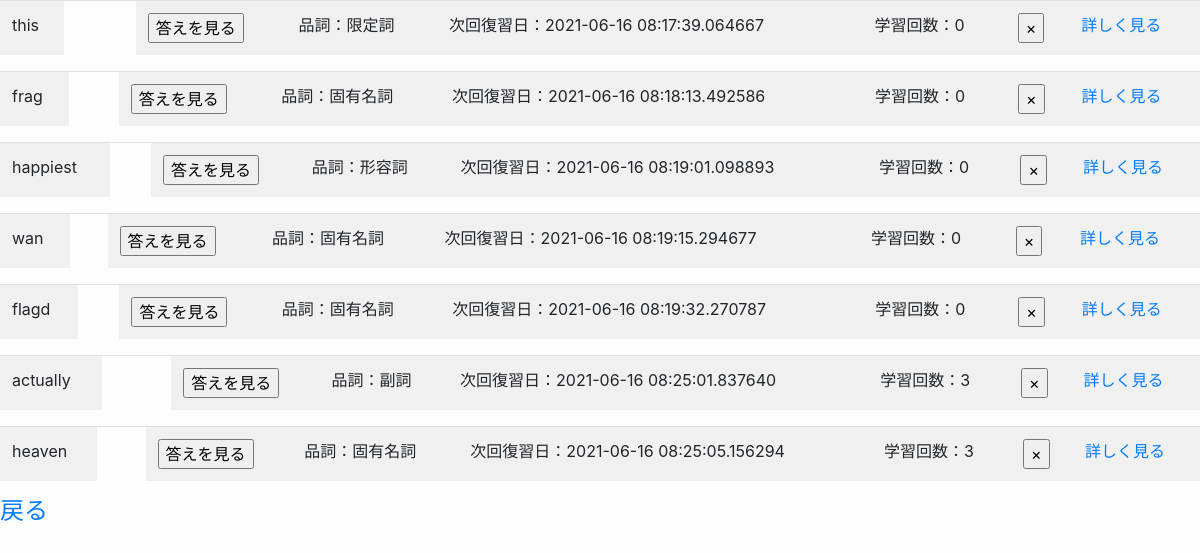
/allstudying (signed in), run on the app's committed database.
### models/models.py (models this page shows, shortened)
class List(Base):
    __tablename__ = 'lists'
    id = Column(Integer, primary_key=True)
    userid = Column(String(128))
    front = Column(String(128))
    back = Column(String(128))
    partofspeech = Column(Text)
    memo = Column(Text)
    sumcount = Column(Integer)
    count = Column(Integer)
    date = Column(DateTime, default=datetime.today())

### app/app.py (the view)
@app.route("/allstudying")
def allstudying():
    if "user_name" in session:
        name = session["user_name"]
        studyALL = List.query.filter_by(userid=name).order_by(List.date.asc())
        return render_template("allstudying.html",studyALL=studyALL)
    else:
        return redirect(url_for("top",status="logout"))

### app/templates/allstudying.html (shortened to what this page needs)
{% extends "layout.html" %}
{% block time %}
<div class="table-responsive">
    {% for studyone in studyALL %}
    <table class="table table-striped">
        <tr>
            <td>{{studyone.front}}</td>
            <td>
                <input type="button" value="答えを見る" onclick="clickBtn('{{studyone.id}}')" />
            </td>
            <td>品詞：{{studyone.partofspeech}}</td>
            <td>次回復習日：{{studyone.date}}</td>
            <td>学習回数：{{studyone.sumcount}}</td>
            <td>
                <form action="/repeats_allstudying/{{studyone.id}}" method="post" name="repeats_allstudying">
                    <input type="submit" name="repeats_allstudying" value="×">
                </form>
            </td>
            <td>
                <a class="pronounce" href="/pronounce/{{studyone.id}}">詳しく見る</a>
            </td>
        </tr>
    </table>
    {% endfor %}
</div>
<h4><a class="new" href="/index">戻る</a></h4>
{% endblock %}

### app/static/css/style.css (style rules this page uses)
body { background-color: rgb(253, 253, 253); }

### data on the page
List: front "this", partofspeech "限定詞", date "2021-06-16 08:17:39.064667", sumcount "0"
List: front "frag", partofspeech "固有名詞", date "2021-06-16 08:18:13.492586", sumcount "0"
List: front "happiest", partofspeech "形容詞", date "2021-06-16 08:19:01.098893", sumcount "0"
List: front "wan", partofspeech "固有名詞", date "2021-06-16 08:19:15.294677", sumcount "0"
List: front "flagd", partofspeech "固有名詞", date "2021-06-16 08:19:32.270787", sumcount "0"
List: front "actually", partofspeech "副詞", date "2021-06-16 08:25:01.837640", sumcount "3"
List: front "heaven", partofspeech "固有名詞", date "2021-06-16 08:25:05.156294", sumcount "3"
